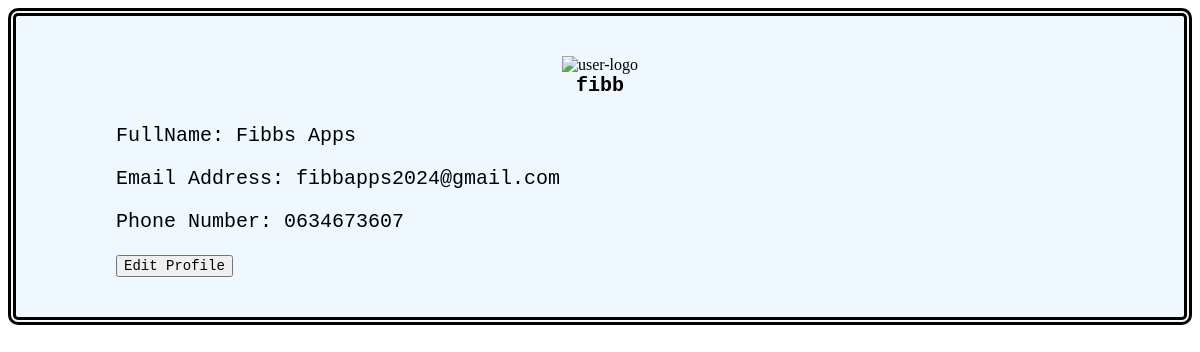
Screenshot of /user/my_profile (signed in) with the database file from the repository.
### dbmodels.py (models this page shows, shortened)
class User(db.Model):
    _id = db.Column("id", db.Integer, primary_key=True)
    first_name = db.Column(db.String(50), nullable=False)
    last_name = db.Column(db.String(50), nullable=False)
    phone_number = db.Column(db.String(20), nullable=False)
    email_address = db.Column(db.String(50), nullable=False)
    username = db.Column(db.String(50), nullable=False)
    password = db.Column(db.String(50), nullable=False)

### main.py (the view)
@app.route('/user/my_profile')
def my_profile():
    if session.get('username'):
        user = User.query.filter_by(_id=int(session.get('user'))).first()
        return render_template('my_profile.html', user=user)
    else:
        return redirect(url_for('index_page'))

### templates/my_profile.html (shortened to what this page needs)
<!DOCTYPE html>
<html lang="en">
<head>
</head>
<body>
    <div class="user-profile">
        <div class="user-image">
            <img src="https://th.bing.com/th/id/R.8e2c571ff125b3531705198a15d3103c?rik=gzhbzBpXBa%2bxMA&riu=http%3a%2f%2fpluspng.com%2fimg-png%2fuser-png-icon-big-image-png-2240.png&ehk=VeWsrun%2fvDy5QDv2Z6Xm8XnIMXyeaz2fhR3AgxlvxAc%3d&risl=&pid=ImgRaw&r=0"
            alt="user-logo" width="100px" style="margin-bottom: 0px;">
            <h4 style="font-family: monospace; font-size: 20px; margin-top: 0px;">
                {{user.username}}
            </h4>
        </div>
        <div class="user-info">
            <p>FullName: {{user.first_name.capitalize()}} {{user.last_name.capitalize()}}</p>
            <p>Email Address: {{user.email_address}}</p>
            <p>Phone Number: {{user.phone_number}}</p>
            <a href="/user/edit_user_profile/{{user._id}}">
                <button>Edit Profile</button>
            </a>
        </div>
    </div>
</body>
</html>

### templates/my_profile.html (style rules this page uses)
.user-profile { background-color: aliceblue; margin-bottom: 40px; margin: auto; border: 8px double black; border-radius: 10px; padding: 40px; }
.user-image { text-align: center; }
.user-info { padding-left: 60px; font-size: 20px; font-family: monospace; }
.user-info button { font-size: 14px; font-family: monospace; }

### rows the page displays
User: username "fibb", first_name "Fibbs", last_name "Apps", email_address "fibbapps2024@gmail.com", phone_number "0634673607"
